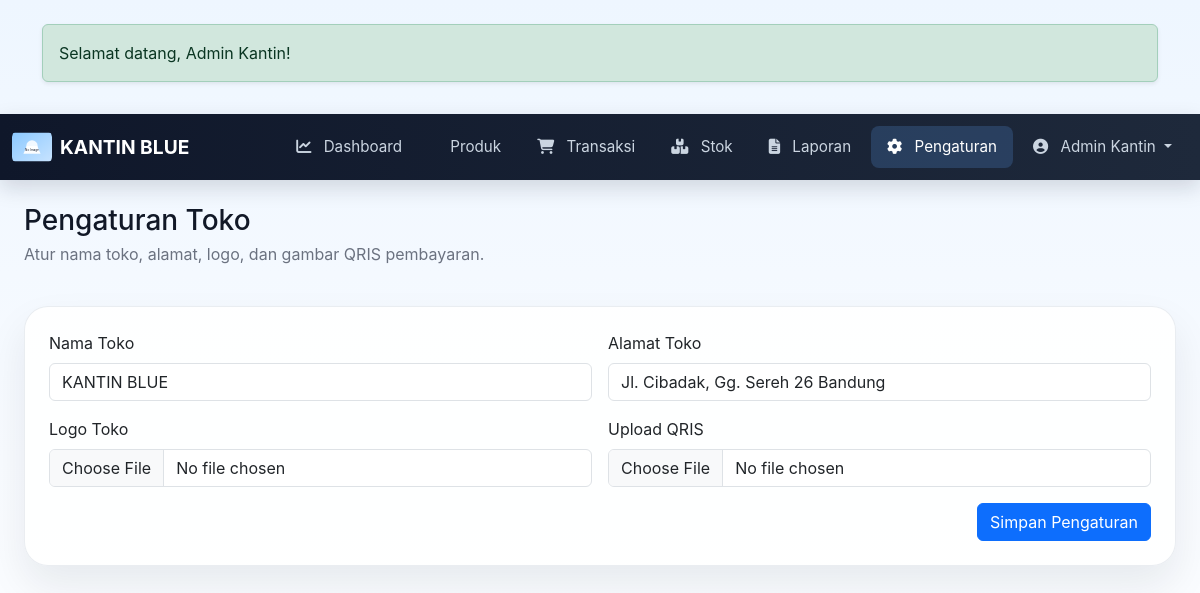
The page /settings.php (signed in) on the database its author committed.
### tables this page shows
CREATE TABLE users (
    id INT UNSIGNED AUTO_INCREMENT PRIMARY KEY,
    nisn VARCHAR(50) NOT NULL UNIQUE,
    password VARCHAR(255) NOT NULL,
    name VARCHAR(100) NOT NULL,
    role VARCHAR(20) NOT NULL DEFAULT 'admin',
    created_at DATETIME NOT NULL
);

CREATE TABLE settings (
    id INT UNSIGNED AUTO_INCREMENT PRIMARY KEY,
    `key` VARCHAR(100) NOT NULL UNIQUE,
    value TEXT NOT NULL
);

### inc/functions.php (called while the page is built, shortened)
<?php
require_once __DIR__ . '/db.php';
function current_user() {
    global $pdo;
    $stmt = $pdo->prepare('SELECT * FROM users WHERE id = ? LIMIT 1');
    $stmt->execute([$_SESSION['user_id']]);
    return $stmt->fetch();
}
function get_setting($key) {
    global $pdo;
    $stmt = $pdo->prepare('SELECT value FROM settings WHERE `key` = ? LIMIT 1');
    $stmt->execute([$key]);
    $row = $stmt->fetch();
    return $row ? $row['value'] : null;
}

### settings.php (the view, shortened to what this page needs)
<?php
$storeName = get_setting('store_name') ?: 'KANTIN BLUE';
$storeAddress = get_setting('store_address') ?: 'Jl. Cibadak, Gg. Sereh 26 Bandung';
?>
<?php require_once __DIR__ . '/inc/header.php'; ?>
<?php require_once __DIR__ . '/inc/navbar.php'; ?>
<div class="main-content container-fluid">
    <div class="topbar mb-4">
        <div>
            <h1 class="h3 mb-1">Pengaturan Toko</h1>
            <p class="text-muted">Atur nama toko, alamat, logo, dan gambar QRIS pembayaran.</p>
        </div>
    </div>
    <div class="card card-glass p-4 shadow-soft">
        <form action="save_settings.php" method="post" enctype="multipart/form-data" novalidate>
            <div class="row g-3">
                <div class="col-md-6">
                    <label class="form-label">Nama Toko</label>
                    <input type="text" name="store_name" class="form-control" value="<?= htmlspecialchars($storeName) ?>" required>
                </div>
                <div class="col-md-6">
                    <label class="form-label">Alamat Toko</label>
                    <input type="text" name="store_address" class="form-control" value="<?= htmlspecialchars($storeAddress) ?>" required>
                </div>
                <div class="col-md-6">
                    <label class="form-label">Logo Toko</label>
                    <input type="file" name="store_logo" class="form-control" accept="image/*">
                </div>
                <div class="col-md-6">
                    <label class="form-label">Upload QRIS</label>
                    <input type="file" name="qris_image" class="form-control" accept="image/*">
                </div>
                <div class="col-12 text-end">
                    <button type="submit" class="btn btn-primary">Simpan Pengaturan</button>
                </div>
            </div>
        </form>
    </div>
</div>
<?php require_once __DIR__ . '/inc/footer.php'; ?>

### inc/navbar.php (shortened to what this page needs)
<?php
$active = basename($_SERVER['PHP_SELF']);
$user = current_user();
?>
<nav class="navbar navbar-expand-lg navbar-dark" style="background: linear-gradient(90deg, #0f172a 0%, #1e293b 100%); box-shadow: 0 8px 20px rgba(15,23,42,0.15);">
    <div class="container-fluid">
        <a class="navbar-brand fw-bold d-flex align-items-center gap-2" href="dashboard.php">
            <img src="assets/images/product-default.svg" alt="Logo" style="height:40px; width:40px; border-radius:10px;">
            <span>KANTIN BLUE</span>
        </a>
        <div class="collapse navbar-collapse" id="navbarNav">
            <ul class="navbar-nav ms-auto gap-1">
                <li class="nav-item">
                    <a class="nav-link <?= $active === 'dashboard.php' ? 'active' : '' ?>" href="dashboard.php"><i class="fa-solid fa-chart-line me-2"></i> Dashboard</a>
                </li>
                <li class="nav-item">
                    <a class="nav-link <?= in_array($active, ['products.php','product_form.php']) ? 'active' : '' ?>" href="products.php"><i class="fa-solid fa-burger-soda me-2"></i> Produk</a>
                </li>
                <li class="nav-item">
                    <a class="nav-link <?= $active === 'transactions.php' ? 'active' : '' ?>" href="transactions.php"><i class="fa-solid fa-cart-shopping me-2"></i> Transaksi</a>
                </li>
                <li class="nav-item">
                    <a class="nav-link <?= $active === 'stock_history.php' ? 'active' : '' ?>" href="stock_history.php"><i class="fa-solid fa-boxes-stacked me-2"></i> Stok</a>
                </li>
                <li class="nav-item">
                    <a class="nav-link <?= $active === 'reports.php' ? 'active' : '' ?>" href="reports.php"><i class="fa-solid fa-file-lines me-2"></i> Laporan</a>
                </li>
                <li class="nav-item">
                    <a class="nav-link <?= $active === 'settings.php' ? 'active' : '' ?>" href="settings.php"><i class="fa-solid fa-gear me-2"></i> Pengaturan</a>
                </li>
                <li class="nav-item dropdown">
                    <a class="nav-link dropdown-toggle" href="#" id="adminDropdown" role="button" data-bs-toggle="dropdown" aria-expanded="false">
                        <i class="fa-solid fa-user-circle me-2"></i> <?= htmlspecialchars($user['name']) ?>
                    </a>
                </li>
            </ul>
        </div>
    </div>
</nav>

### assets/css/style.css (style rules this page uses)
:root { --bg: #f8fbff; --surface: #ffffff; --surface-2: #f2f8ff; --text: #111827; --muted: #6b7280; --blue: #5d8cff; --blue-soft: #d5e3ff; --black: #111827; --danger: #ef4444; --success: #10b981; }
* { box-sizing: border-box; }
body { margin: 0; font-family: 'Inter', sans-serif; background: linear-gradient(180deg, #eef6ff 0%, #f8fbff 50%, #ffffff 100%); color: var(--text); }
.navbar { flex-shrink: 0; }
.navbar-brand { font-size: 1.2rem; font-weight: 700; color: #fff !important; }
.navbar-nav { font-size: 0.95rem; }
.navbar-nav .nav-link { color: #cbd5e1 !important; transition: all 0.25s ease; border-radius: 8px; padding: 0.6rem 1rem !important; }
.navbar-nav .nav-link:hover, .navbar-nav .nav-link.active { background: rgba(96, 165, 250, 0.2); color: #fff !important; }
.main-content { flex: 1; padding: 24px; }
.card-glass, .panel-glass { background: rgba(255,255,255,0.85); border: 1px solid rgba(148,163,184,0.2); border-radius: 24px; box-shadow: 0 20px 50px rgba(15,23,42,0.08); }
.card-glass { padding: 22px; }
.shadow-soft { box-shadow: 0 20px 40px rgba(15,23,42,0.08); }
.text-muted { color: var(--muted) !important; }
.topbar { display: flex; justify-content: space-between; align-items: center; gap: 12px; margin-bottom: 24px; }

### rows shown on the page
users: name "Admin Kantin"
settings: store_name "KANTIN BLUE"
settings: store_address "Jl. Cibadak, Gg. Sereh 26 Bandung"

### other values the page prints
$flash['message'] "Selamat datang, Admin Kantin!"
